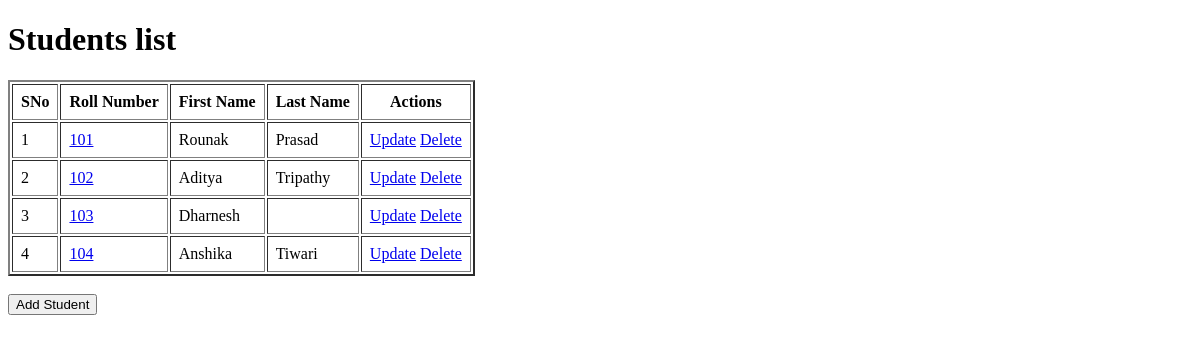
Before: / with the older database file.
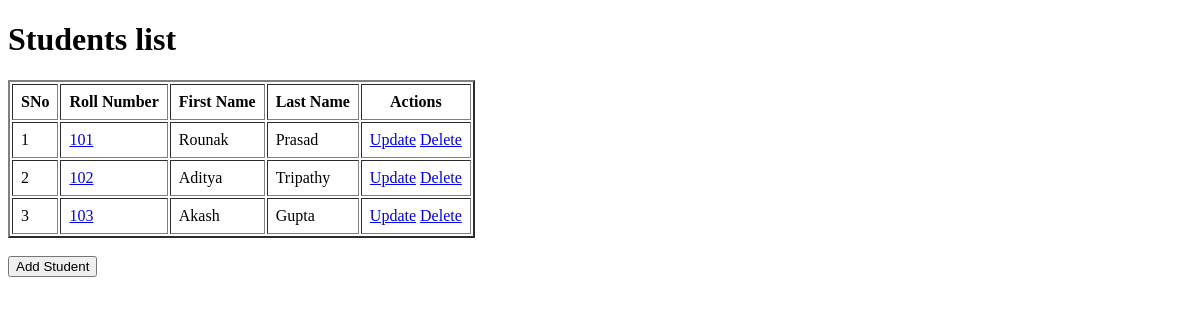
After: the same page with the newer database file.
### app.py (models this page shows)
class Student(db.Model):
    student_id = db.Column(db.Integer, primary_key = True, autoincrement = True)
    roll_number = db.Column(db.String, unique = True, nullable = False)
    first_name = db.Column(db.String, nullable = False)
    last_name = db.Column(db.String)

### app.py (the view)
@app.route('/')
def home():
    students = Student.query.all()
    return render_template("index.html", students = students)

### templates/index.html (shortened to what this page needs)
<!DOCTYPE html>
<html lang="en">
<head>
</head>
<body>
    <h1>Students list</h1>
    {% if students %}
    <table id = "all-students" border="2" cellpadding="8px">
        <tr>
            <th>SNo</th>
            <th>Roll Number</th>
            <th>First Name</th>
            <th>Last Name</th>
            <th>Actions</th>
        </tr>
        {% for student in students %}
        <tr>
            <td>{{ loop.index }}</td>
            <td><a href="/student/{{ student.student_id }}">{{ student.roll_number }}</a></td>
            <td>{{ student.first_name }}</td>
            <td>{{ student.last_name }}</td>
            <td>
                <a href="/student/{{ student.student_id }}/update">Update</a>
                <a href="/student/{{ student.student_id }}/delete">Delete</a>
            </td>
        </tr>
        {% endfor %}
    </table><br>
    {% else %}
    <p>No student found. Add the students now!</p>
    {% endif %}
    <a href="/student/create"><button>Add Student</button></a>
</html>

Changed rows visible on the page:
removed Student: roll_number "104", first_name "Anshika", last_name "Tiwari"
changed Student: first_name "Dharnesh" → "Akash"; last_name (not shown) → "Gupta"
